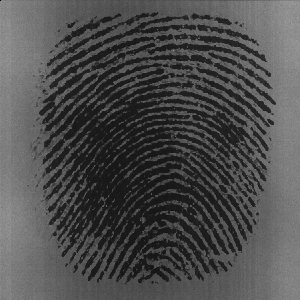
#> input picture FingerPrintCat/examples/101_1.tif, 300 x 300 px
$ python -i Tools.py   (imports and definitions only)   (older library calls are emulated)
#> lines starting #> are read from the running program, lines starting #| are printed output that depends on the picture; after the words box and inside, x2 and y2 are one past the last pixel; in counts of white or black regions, pixels touching at a corner belong together
#> further down, picture is the input picture: shape (300, 300); min 1, max 161, mean 77.2
import math
import cv2
import matplotlib.pyplot as plt
import numpy as np
from scipy import ndimage
from scipy import signal


class Enhancer(object):
    def __init__(self, kernel=16, mask_thresh=0.1, gradient_sigma=1,
                 block_sigma=7, smooth_sigma=7, freq_size=38, freq_h=5,
                 min_wave_len=5, max_wave_len=15, kx=0.65, ky=0.65,
                 angle=3, filter_thresh=-3, freq_thresh=2):
        self.kernel = kernel
        self.mask_thresh = mask_thresh
        self.gradient_sigma = gradient_sigma
        self.block_sigma = block_sigma
        self.smooth_sigma = smooth_sigma
        self.freq_size = freq_size
        self.freq_h = freq_h
        self.min_wae_len = min_wave_len
        self.max_wave_len = max_wave_len
        self.kx = kx
        self.ky = ky
        self.angle = angle
        self.filter_thresh = filter_thresh
        self.freq_thresh = freq_thresh

        self._mask = None
        self._normed = None
        self._oriented = None
        self._freq_mean = None
        self._freq_median = None
        self._freq = None
        self._freq_im = None
        self._binary_im = None

    def __normalization(self, src):  # Z-score标准化
        self._normed = (src - np.mean(src)) / np.std(src)

    def __ridge_segment(self, src):
        h, w = src.shape
#> h = 300; w = 300
        self.__normalization(src)

        # 确保能被整数分割
        box_h = (h // self.kernel + 1) * self.kernel
#> box_h = 304
        box_w = (w // self.kernel + 1) * self.kernel
#> box_w = 304

        # 均值是0， 所以填充是zeros
        box = np.zeros((box_h, box_w))
        mask = np.zeros((box_h, box_w))

        box[0:h, 0:w] = self._normed

        # 计算每一个分块的标准差
        for i in range(0, box_h, self.kernel):
            for j in range(0, box_w, self.kernel):
                kernel = box[i:i + self.kernel, j:j + self.kernel]
                mask[i:i + self.kernel, j:j + self.kernel] = np.ones((self.kernel,
                                                                      self.kernel)) * np.std(kernel)
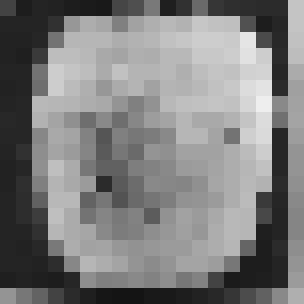
#> mask: shape (304, 304) float64; min 0.0831, max 0.939, mean 0.495
        mask = mask[0:h, 0:w]
#> mask: shape (300, 300) float64
        # 根据区域块分离指纹与背景
        self._mask = mask > self.mask_thresh
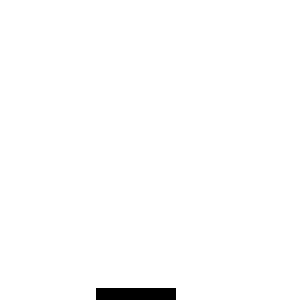
#> self._mask: shape (300, 300) bool; 98.9% white; 1 black region, box (x1, y1, x2, y2) and area: (96, 288, 176, 300) 960
        # 重新计算分离后的均值与标准差
        mask_mean = np.mean(self._normed[self._mask])
#> mask_mean = -0.00064
        mask_std = np.std(self._normed[self._mask])
#> mask_std = 1.01
        self._normed = (self._normed - mask_mean) / mask_std

    def __ridge_orientation(self):
        # 生成高斯核，计算梯度大小
        kernel_size = np.fix(6 * self.gradient_sigma)
        if kernel_size % 2 == 0:
            kernel_size += 1

        gauss = cv2.getGaussianKernel(int(kernel_size), self.gradient_sigma)
        kernel = gauss * gauss.T

        # X与Y方向的一阶导数
        kernel_y, kernel_x = np.gradient(kernel)

        # 离散卷积操作，保持尺寸不变，实际计算过程卷积核进行了翻转
        gx = signal.convolve2d(self._normed, kernel_x, mode='same')
        gy = signal.convolve2d(self._normed, kernel_y, mode='same')
        # x的偏导与y的偏导的点乘，此时不能直接利用公式计算方向场，还需进行低通滤波
        gx_2 = np.power(gx, 2)
        gy_2 = np.power(gy, 2)
        gxy = gx * gy

        # 平滑图像
        kernel_size = np.fix(6 * self.block_sigma)
        gauss = cv2.getGaussianKernel(int(kernel_size), self.block_sigma)
        kernel = gauss * gauss.T

        gx_2 = ndimage.convolve(gx_2, kernel)
        gy_2 = ndimage.convolve(gy_2, kernel)
        gxy = 2 * ndimage.convolve(gxy, kernel)

        # 开始计算角度的解析解
        common = np.sqrt(np.power(gxy, 2) + np.power((gx_2 - gy_2), 2)) + np.finfo(float).eps  # 尾项实现尽可能的精确解

        # 计算出的角度是两倍角
        double_sin = gxy / common
        double_cos = (gx_2 - gy_2) / common

        # 继续平滑
        if self.smooth_sigma:
            kernel_size = np.fix(6 * self.smooth_sigma)
            if kernel_size % 2 == 0:
                kernel_size += 1
            gauss = cv2.getGaussianKernel(int(kernel_size), self.smooth_sigma)
            kernel = gauss * gauss.T
            double_sin = ndimage.convolve(double_sin, kernel)
            double_cos = ndimage.convolve(double_cos, kernel)

        self._oriented = np.arctan2(double_sin, double_cos) / 2 + np.pi / 2

    # 分块的频率场计算
    def __calculate_freq(self, im_block, orient_block):
        h, w = im_block.shape

        # 从二倍角的平均正弦余弦计算出平均的方向场块平均角度，可以有效防止杂乱问题（均值导致角度消失）
        double_sin = np.mean(np.sin(2 * orient_block))
        double_cos = np.mean(np.cos(2 * orient_block))
        theta = np.arctan2(double_sin, double_cos) / 2

        # 旋转分块方向与方向场方向竖直
        rotated_im = ndimage.rotate(im_block, theta / np.pi * 180 + 90,
                                    axes=(1, 0), reshape=False, order=3,
                                    mode='nearest')

        # 消除边缘干扰区域
        kernel_size = int(np.fix(h / np.sqrt(2)))
        offset = int(np.fix((h - kernel_size) / 2))
        rotated_im = rotated_im[offset:offset + kernel_size, offset:offset + kernel_size]

        # 对指纹进行计数，计算频率
        shadows = np.sum(rotated_im, axis=0)  # 水平计算投影
        dilation = ndimage.grey_dilation(shadows, self.freq_h,
                                         structure=np.ones(self.freq_h))

        dis = np.abs(dilation - shadows)

        max_bool = (dis < self.freq_thresh) & (shadows > np.mean(shadows))
        max_index = np.where(max_bool)

        _, nums = np.shape(max_index)
        # 如果峰数大于2，根据第一个与最后一个之间的距离以及数量计算频率
        if nums < 2:
            return np.zeros(im_block.shape)
        else:
            peaks = nums
            wave_length = (max_index[0][peaks - 1] - max_index[0][0]) / (peaks - 1)
            if self.max_wave_len > wave_length > self.min_wae_len:
                return 1 / np.double(wave_length) * np.ones(im_block.shape)
            else:
                return np.zeros(im_block.shape)

    # 计算频率场
    def __ridge_freq(self):
        h, w = self._normed.shape
#> h = 300; w = 300
        freq = np.zeros((h, w))

        # 分块计算频率场
        for i in range(0, h - self.freq_size, self.freq_size):
            for j in range(0, w - self.freq_size, self.freq_size):
                im_block = self._normed[i:i + self.freq_size, j:j + self.freq_size]
                orient_block = self._oriented[i:i + self.freq_size, j:j + self.freq_size]
                freq[i:i + self.freq_size, j:j + self.freq_size] = self.__calculate_freq(im_block, orient_block)
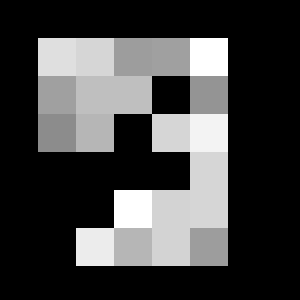
#> freq: shape (300, 300) float64; min 0, max 0.19, mean 0.0499; drawn with min black and max white
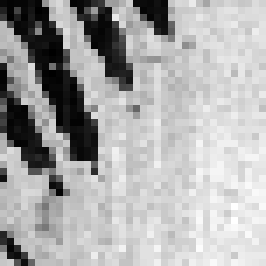
#> im_block: shape (38, 38) float64 (shown 7 times larger); min -1.33, max 0.921, mean 0.192; drawn with min black and max white
        # 背景指纹分离
        self._freq = freq * self._mask
        freq_1d = np.reshape(self._freq, (1, -1))

        # 实际存在频率场的区域
        index = np.where(freq_1d > 0)
#> index = 30324 positions, rows 0 to 0, columns 11438 to 79727
        index = np.array(index)
        # 坐标第一项都是0，因为输入是形状是（1，？）
        index = index[1, :]

        valid_freq = freq_1d[0][index]
        self._freq_mean = np.mean(valid_freq)
#> self._freq_mean = 0.148
        self._freq_median = np.median(valid_freq)
#> self._freq_median = 0.158
        # 生成频率场图
        self._freq = self._freq_mean * self._mask

    def __gabor_filter(self):
        img = np.double(self._normed)
        h, w = img.shape
#> h = 300; w = 300
        box = np.zeros(self._normed.shape)

        freq_1d = np.reshape(self._freq, (1, -1))
        index = np.where(freq_1d > 0)
#> index = 89040 positions, rows 0 to 0, columns 0 to 89999
        index = np.array(index)
        index = index[1, :]

        # 不知所以的精度步骤
        valid_freq = freq_1d[0][index]
        valid_freq = np.double(np.round(valid_freq * 100)) / 100
        uniq_freq = np.unique(valid_freq)
#> uniq_freq = [0.15]

        sigma_x = 1 / uniq_freq[0] * self.kx
#> sigma_x = 4.33
        sigma_y = 1 / uniq_freq[0] * self.ky
#> sigma_y = 4.33

        kernel_size = np.int(np.round(3 * np.max([sigma_x, sigma_y])))
#> kernel_size = 13
        x, y = np.meshgrid(np.linspace(-kernel_size, kernel_size, (2 * kernel_size + 1)),
                           np.linspace(-kernel_size, kernel_size, (2 * kernel_size + 1)))
        # gabor滤波器
        filter_org = np.exp(-((np.power(x, 2)) / (sigma_x * sigma_x) + (np.power(y, 2)) / (sigma_y * sigma_y))) \
                     * np.cos(2 * np.pi * uniq_freq[0] * x)
        filter_y, filter_x = filter_org.shape
#> filter_y = 27; filter_x = 27

        angle_range = np.int(180 / self.angle)
        gabor_filter = np.zeros((angle_range, filter_y, filter_x))

        for f in range(angle_range):
            rotate_filter = ndimage.rotate(filter_org, -(f * self.angle + 90), reshape=False)
            gabor_filter[f] = rotate_filter

        max_size = kernel_size
#> max_size = 13
        temp = self._freq > 0
        valid_h, valid_w = np.where(temp)

        final_temp = (valid_h > max_size) & (valid_h < h - max_size) & (valid_w > max_size) & (valid_w < w - max_size)
        final_index = np.where(final_temp)

        max_orient_index = np.round(180 / self.angle)
        orient_index = np.round(self._oriented / np.pi * 180 / self.angle)

        # 开始滤波
        for y in range(h):
            for x in range(w):
                if orient_index[y][x] < 1:
                    orient_index[y][x] += max_orient_index
                if orient_index[y][x] > max_orient_index:
                    orient_index[y][x] -= max_orient_index
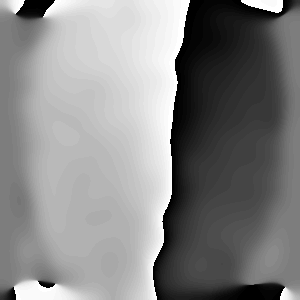
#> orient_index: shape (300, 300) float64; min 1, max 60, mean 31.9; drawn with min black and max white

        _, final = np.shape(final_index)
#> final = 74529
        for i in range(final):
            y = valid_h[final_index[0][i]]
            x = valid_w[final_index[0][i]]

            img_block = img[y - kernel_size:y + kernel_size + 1, x - kernel_size:x + kernel_size + 1]

            box[y, x] = np.sum(img_block * gabor_filter[int(orient_index[y][x]) - 1])
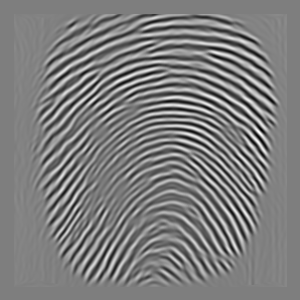
#> box: shape (300, 300) float64; min -30.45, max 30.9, mean -0.2; drawn with min black and max white

        self._binary_im = box >= self.filter_thresh
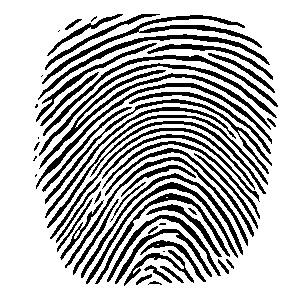
#> self._binary_im: shape (300, 300) bool; 72% white; 59 black regions (9 under 20 px), largest, box (x1, y1, x2, y2) and area: (39, 70, 271, 169) 1403, (42, 15, 262, 84) 1364, (36, 83, 272, 189) 1120

    # 获取方向场
    def get_orient(self):
        return self._oriented

    def enhance(self, src):
        self.__ridge_segment(src)
        self.__ridge_orientation()
        self.__ridge_freq()
        self.__gabor_filter()
        return np.array(255 * self._binary_im, dtype='uint8')


def Normalization(src, m=100, v=100):  # 标准正则化
    return np.array(m + np.sqrt(v) * (src - np.mean(src)) / np.std(src), dtype='uint8')


# [33 lines left out: functions normal_visualize, directionField, not called in this run]


class Thinner(object):
    def __init__(self, src, mode='table'):
        self._im = src.copy()
        self._mode = mode

    # 连通函数
    # [153 lines left out: functions __NC8, Hilditch, __scan_thin, table_thin, thin, not called in this run]


class FeaturesCat(object):
    # [6 lines left out: function __init__, not called in this run]

    # 从图片中截取中心矩形
    @staticmethod
    def get_box(src, x, y, dis=1):
        return src[y - dis:y + dis + 1, x - dis:x + dis + 1]

    # 去掉相邻断点
    # [133 lines left out: functions remove_break, get_fork, check_connect, check_inner, double_cn, __get_points, not called in this run]

    def cat(self):
        self.__get_points()
        return self._im

    def get_features(self):
        return self._features


# [20 lines not run here, left out]

>>> import cv2
>>> picture = cv2.imread('examples/101_1.tif', cv2.IMREAD_GRAYSCALE)
>>> result = Enhancer().enhance(picture)

$ run again, on FingerPrintCat/examples/101_2.tif
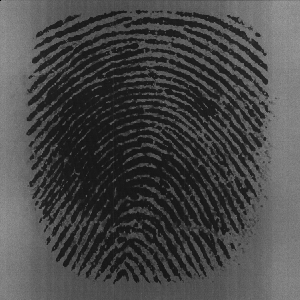
#> input picture FingerPrintCat/examples/101_2.tif, 300 x 300 px
#> picture is the input picture: shape (300, 300); min 1, max 159, mean 71.5
#> self._mask: shape (300, 300) bool; 99.3% white; 2 black regions, box (x1, y1, x2, y2) and area: (112, 288, 144, 300) 384, (48, 272, 64, 288) 256
#> mask_mean = -0.00185
#> mask_std = 1
#> in __ridge_freq, `index = np.where(freq_1d > 0)`: index = 37544 positions, rows 0 to 0, columns 114 to 79727
#> self._freq_mean = 0.146
#> self._freq_median = 0.143
#> in __gabor_filter, `index = np.where(freq_1d > 0)`: index = 89360 positions, rows 0 to 0, columns 0 to 89999
#> uniq_freq = [0.15]
#> sigma_x = 4.33
#> in __gabor_filter, `kernel_size = np.int(np.round(3 * np.max([sigma_x, sigma_y])))`: kernel_size = 13
#> after the loop in __gabor_filter, `for y in range(h):`:
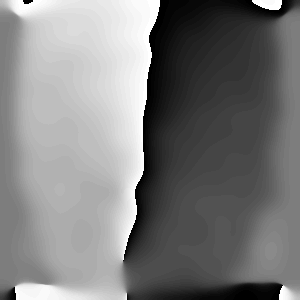
#> orient_index: shape (300, 300) float64; min 1, max 60, mean 29.9; drawn with min black and max white
#> in __gabor_filter, `self._binary_im = box >= self.filter_thresh`:
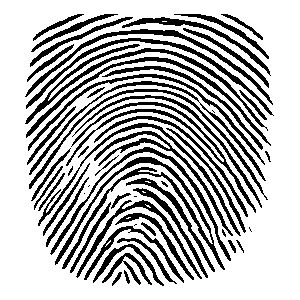
#> self._binary_im: shape (300, 300) bool; 71.4% white; 59 black regions (9 under 20 px), largest, box (x1, y1, x2, y2) and area: (55, 157, 225, 270) 1926, (25, 44, 268, 131) 1442, (66, 102, 256, 213) 1294

$ run again, on FingerPrintCat/examples/101_4.tif
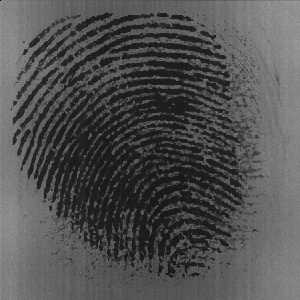
#> input picture FingerPrintCat/examples/101_4.tif, 300 x 300 px
#> picture is the input picture: shape (300, 300); min 1, max 159, mean 80.8
#> self._mask: shape (300, 300) bool; 99.4% white; 1 black region, box (x1, y1, x2, y2) and area: (144, 288, 192, 300) 576
#> mask_mean = -0.000729
#> mask_std = 1
#> in __ridge_freq, `index = np.where(freq_1d > 0)`: index = 38988 positions, rows 0 to 0, columns 11438 to 79727
#> self._freq_mean = 0.145
#> self._freq_median = 0.15
#> in __gabor_filter, `index = np.where(freq_1d > 0)`: index = 89424 positions, rows 0 to 0, columns 0 to 89999
#> uniq_freq = [0.14]
#> sigma_x = 4.64
#> in __gabor_filter, `kernel_size = np.int(np.round(3 * np.max([sigma_x, sigma_y])))`: kernel_size = 14
#> after the loop in __gabor_filter, `for y in range(h):`:
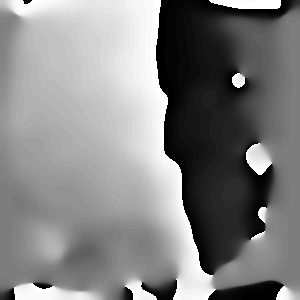
#> orient_index: shape (300, 300) float64; min 1, max 60, mean 31.4; drawn with min black and max white
#> in __gabor_filter, `self._binary_im = box >= self.filter_thresh`:
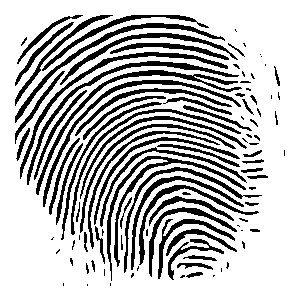
#> self._binary_im: shape (300, 300) bool; 73.7% white; 103 black regions (42 under 20 px), largest, box (x1, y1, x2, y2) and area: (107, 156, 246, 281) 1274, (36, 70, 242, 195) 1183, (20, 52, 228, 179) 1103
